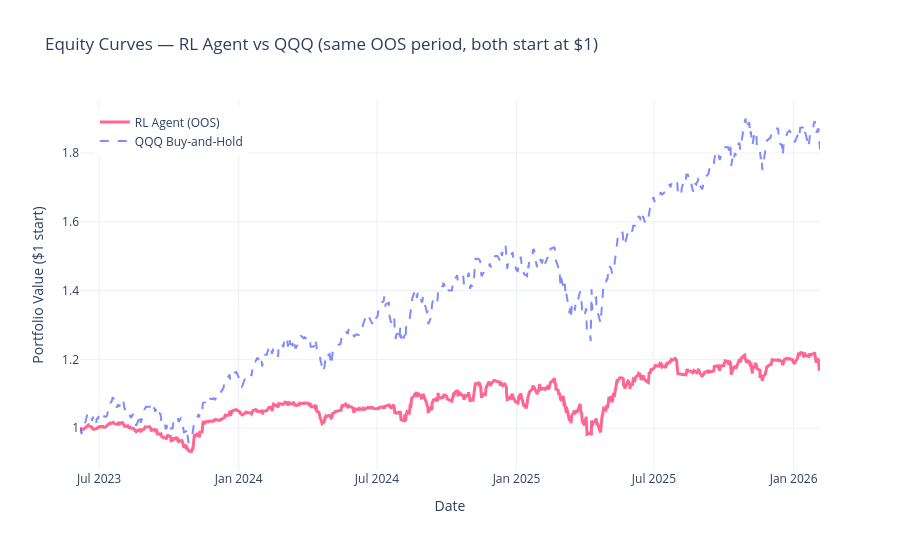

Notebook code cell kept with this figure:
### Markdown cell above
## 2. RL Agent vs QQQ Buy-and-Hold (same period)

Recalculate QQQ B&H starting from the exact first day of the RL OOS test set,
so both curves start at 1.0 on the same date. This is the **fair** comparison.

### Code cell
if rl_available:
    # Recalculate QQQ equity from RL returns (already aligned)
    qqq_matched = (1 + rl_returns["QQQ"]).cumprod()
    rl_eq = (1 + rl_returns["RL Agent"]).cumprod()

    # Plot
    fig = go.Figure()
    fig.add_trace(go.Scatter(
        x=rl_eq.index, y=rl_eq, name="RL Agent (OOS)", mode="lines",
        line=dict(color=COLORS["RL Agent"], width=3.0)))
    fig.add_trace(go.Scatter(
        x=qqq_matched.index, y=qqq_matched, name="QQQ Buy-and-Hold", mode="lines",
        line=dict(color=COLORS["QQQ (matched)"], width=2.0, dash="dash"), opacity=0.8))

    fig.update_layout(
        title="Equity Curves — RL Agent vs QQQ (same OOS period, both start at $1)",
        xaxis_title="Date", yaxis_title="Portfolio Value ($1 start)",
        template="plotly_white", height=550,
        legend=dict(x=0.02, y=0.98), hovermode="x unified")
    if SAVE_PLOTS: fig.write_html(f"{RESULTS_DIR}/plot_equity_rl_vs_qqq.html")
    fig.show()

    # Metrics table: RL vs QQQ on SAME period
    rl_eq_arr = np.array([1.0] + list(rl_eq.values))
    qqq_eq_arr = np.array([1.0] + list(qqq_matched.values))
    rl_m = compute_all_metrics(rl_eq_arr)
    qqq_m = compute_all_metrics(qqq_eq_arr)

    fair_compare = pd.DataFrame({"RL Agent": rl_m, "QQQ Buy-and-Hold": qqq_m}).T
    print(f"\nFair comparison ({rl_eq.index[0].date()} → {rl_eq.index[-1].date()}):")
    display(fair_compare[["ARC (%)", "ASD (%)", "Max Drawdown (%)", "Sharpe", "Sortino", "Calmar", "IR1", "IR2"]])

### Figure 1 — Plotly figure (JSON) as saved in the notebook; plotly's stock layout.template omitted (floating-point values rounded to 4 significant figures; data arrays with more than 128 entries replaced by an {"elided": "..."} marker saying what was removed)
{"data": [{"line": {"color": "#FF6692", "width": 3}, "mode": "lines", "name": "RL Agent (OOS)", "type": "scatter", "x": {"elided": "1274 str values"}, "y": {"elided": "1274 float values"}}, {"line": {"color": "#636EFA", "dash": "dash", "width": 2}, "mode": "lines", "name": "QQQ Buy-and-Hold", "opacity": 0.8, "type": "scatter", "x": {"elided": "1274 str values"}, "y": {"elided": "1274 float values"}}], "layout": {"height": 550, "hovermode": "x unified", "legend": {"x": 0.02, "y": 0.98}, "title": {"text": "Equity Curves — RL Agent vs QQQ (same OOS period, both start at $1)"}, "xaxis": {"title": {"text": "Date"}}, "yaxis": {"title": {"text": "Portfolio Value ($1 start)"}}}}
